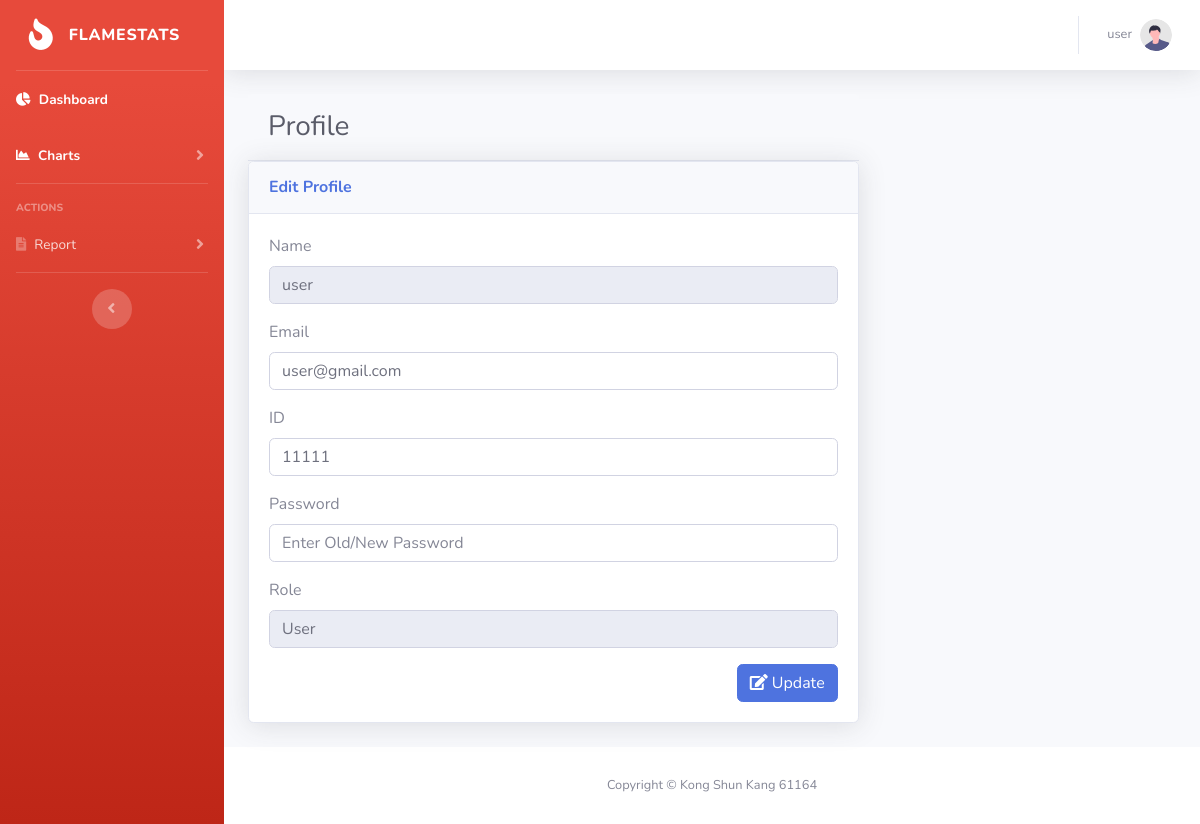
The app's page /profile.php (signed in) with its own data.
### tables this page shows
CREATE TABLE `register` (
  `id` int(11) NOT NULL AUTO_INCREMENT,
  `name` varchar(255) NOT NULL,
  `email` varchar(255) NOT NULL,
  `user_ID` varchar(255) NOT NULL,
  `password` varchar(255) NOT NULL,
  `usertype` varchar(255) NOT NULL,
  `status` enum('Enable','Disable') NOT NULL,
  PRIMARY KEY (`id`)
);

### profile.php (the view, shortened to what this page needs)
<?php
include('security.php');
include('includes/header.php');
include('includes/navbar.php');
?>
<div class="container-fluid">
    <div class="row">
        <div class="col-md-8">
            <div class="card-header py-3">
                <div class="row">
                    <div class="col">
                        <h1 class="h3 mb-0 text-gray-800">Profile</h1>
                    </div>
                </div>
            </div>
        </div>
    </div>
    <div class="row">
        <div class="col-md-8">
            <div class="card shadow mb-4">
                <div class="card-header py-3">
                    <h6 class="m-0 font-weight-bold text-primary">Edit Profile</h6>
                </div>
                <div class="card-body">
                    <?php
                    $profile_username = $_SESSION['display'];
                    $query = "SELECT * FROM register WHERE name='$profile_username'";
                    $query_run = mysqli_query($mysqli, $query);
                    foreach ($query_run as $row) {
                    ?>
                        <form action="code.php" method="POST">
                            <div class="form-group">
                                <label> Name </label>
                                <input type="text" value="<?php echo $row['name'] ?>" name="edit_username" class="form-control" placeholder="Enter Username" readonly>
                            </div>
                            <div class="form-group">
                                <label> Email </label>
                                <input type="email" value="<?php echo $row['email'] ?>" name="edit_email" class="form-control" placeholder="Enter Email" required>
                            </div>
                            <div class="form-group">
                                <label> ID </label>
                                <input type="text" value="<?php echo $row['user_ID'] ?>" name="edit_accountID" class="form-control" placeholder="Enter ID" required>
                            </div>
                            <div class="form-group">
                                <label> Password </label>
                                <input type="password" name="edit_password" class="form-control" placeholder="Enter Old/New Password" required>
                            </div>
                            <div class="form-group">
                                <label> Role </label>
                                <input type="text" value="<?php echo $row['usertype'] ?>" name="update_usertype" class="form-control" readonly>
                            </div>
                            <button type="submit" name="updateProfilebtn" class="btn btn-primary float-right"><i class="fas fa-edit"></i> Update </button>
                        </form>
                    <?php
                    }
                    ?>
                </div>
            </div>
        </div>
    </div>
</div>
<?php
include('includes/scripts.php');
include('includes/footer.php');
?>

### records on screen
register: edit_username "user", edit_email "user@gmail.com", edit_accountID "11111", update_usertype "User"

### other values on screen
$_SESSION['display'] "user"
